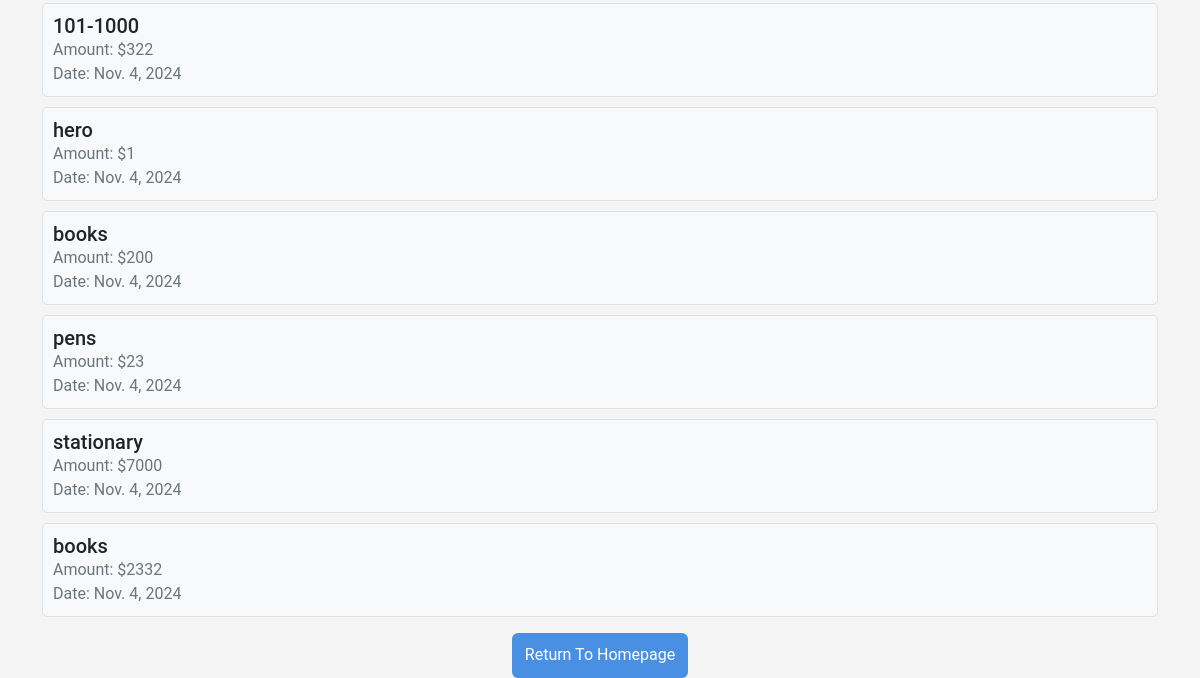
Before: /UserApp/expense_list/ (signed in, lower part) with the older database file.
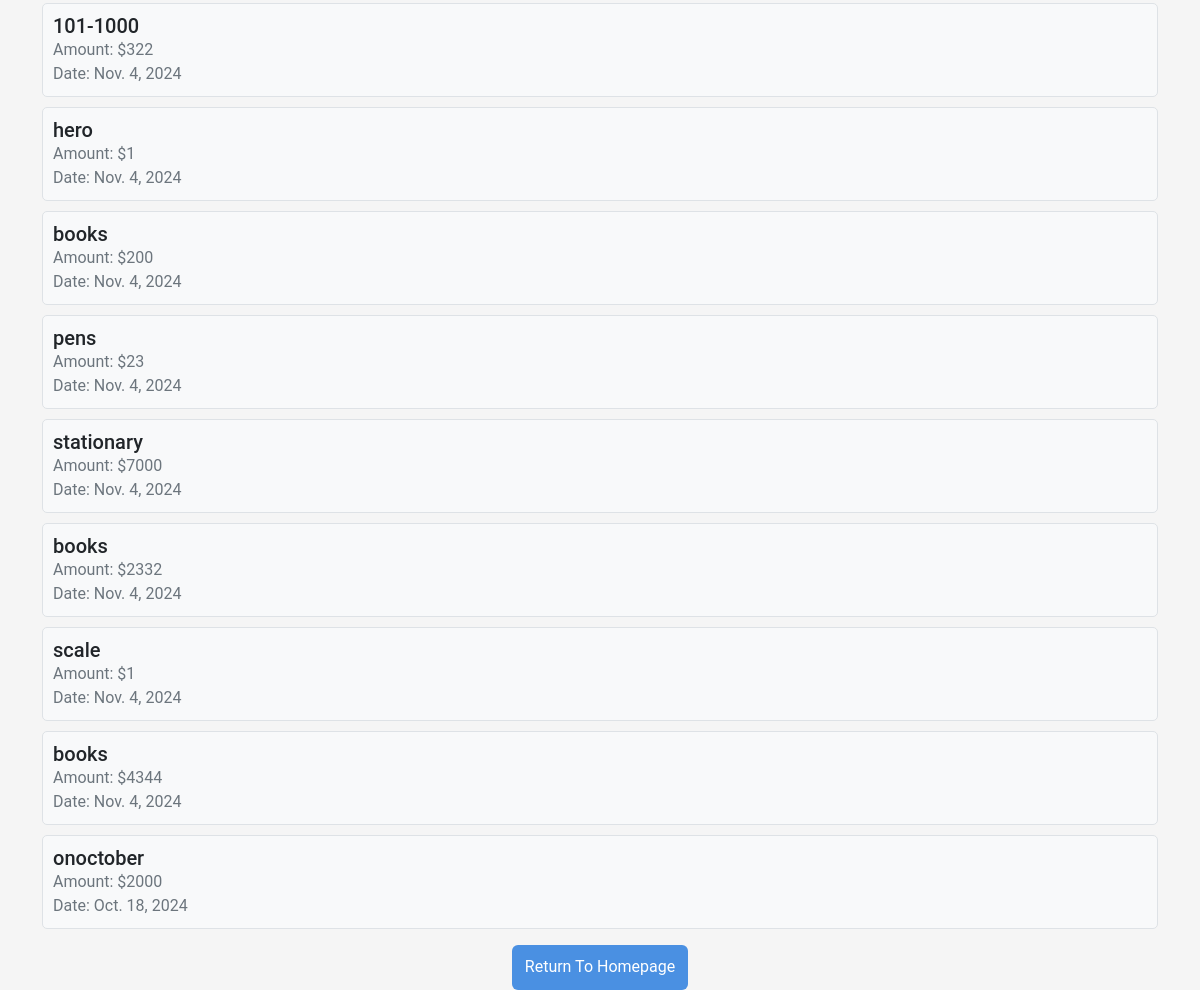
After: the same page with the newer database file.
### UserApp/models.py (models this page shows)
class Expense(models.Model):
    user = models.ForeignKey(User, on_delete=models.CASCADE, default=1)
    name = models.CharField(max_length=100)
    amount = models.FloatField()
    date = models.DateField(default=timezone.now)

### UserApp/views.py (the view)
# urls.py: path('expense_list/', views.expense_list, name='expense_list'),
def expense_list(request):
    expenses = Expense.objects.filter(user=request.user)
    total_expenses = sum(expense.amount for expense in expenses)
    try:
        user_balance = UserBalance.objects.get(user=request.user)
    except UserBalance.DoesNotExist:
        user_balance = None  # or handle it in another way, e.g., create a new UserBalance object
    remaining_balance = user_balance.balance - total_expenses if user_balance else 0
    return render(request, 'UserApp/ExpenceList.html', {
        'expenses': expenses,
        'total_expenses': total_expenses,
        'remaining_balance': remaining_balance
    })

### templates/UserApp/ExpenceList.html (shortened to what this page needs)
{% load static %}
<html>
<head>
    <link href="https://cdn.jsdelivr.net/npm/bootstrap@5.3.3/dist/css/bootstrap.min.css" rel="stylesheet">
</head>
<body style="background-color: #f5f5f5; font-family: 'Roboto', sans-serif;">
    <div class="container mt-5" style="margin-top: 50px;">
        <ul class="expense-list" style="list-style-type: none; padding: 0;">
            {% for expense in expenses %}
                <li class="expense-item" style="background-color: #f8f9fa; border: 1px solid #dee2e6; border-radius: 5px; padding: 10px; margin-bottom: 10px; transition: background-color 0.3s, transform 0.3s;">
                    <h5 style="margin: 0; font-size: 1.25rem;">{{ expense.name }}</h5>
                    <p style="margin: 0; color: #6c757d;">Amount: ${{ expense.amount }}</p>
                    <p style="margin: 0; color: #6c757d;">Date: {{ expense.date }}</p>
                </li>
            {% endfor %}
        </ul>
    </div>
    <center>
        <button class="btn" style="background-color:#4a90e2;color:white; height: 45px;" onclick="window.location.href='{% url 'UserApp:userhomepagecall' %}'">Return To Homepage</button>
    </center>
</body>
</html>

Changed rows visible on the page:
added Expense: name "scale", amount "1", date "Nov. 4, 2024"
added Expense: name "books", amount "4344", date "Nov. 4, 2024"
added Expense: name "onoctober", amount "2000", date "Oct. 18, 2024"
